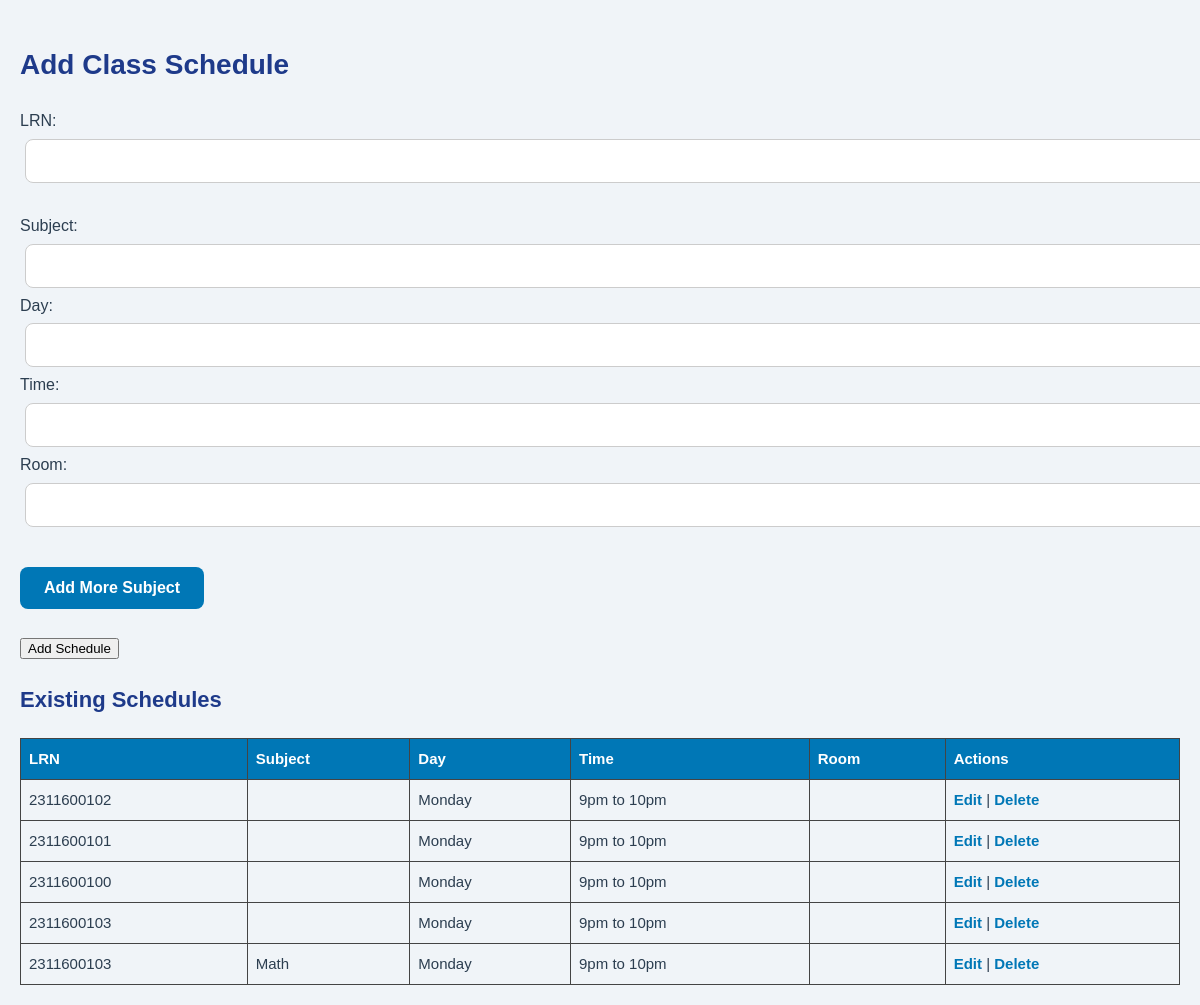
/schedule.php, run on an earlier commit of the app's database.
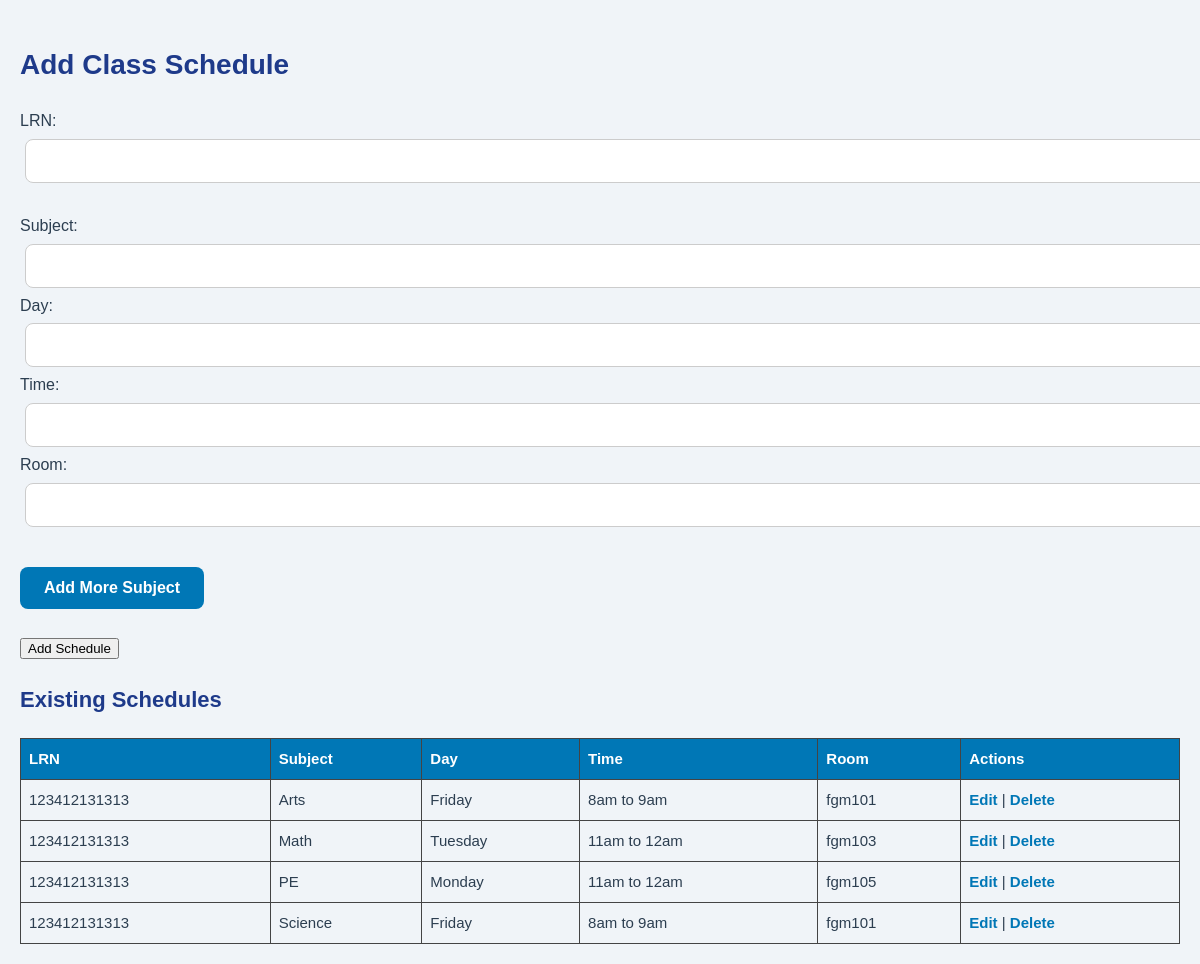
And on a later commit of the database.
### tables this page shows
CREATE TABLE `schedules` (
  `id` int(11) NOT NULL,
  `student_id` varchar(50) NOT NULL,
  `subject` varchar(100) NOT NULL,
  `day` varchar(20) NOT NULL,
  `time` varchar(20) NOT NULL,
  `room` varchar(50) DEFAULT NULL
);

### schedule.php (the view, shortened to what this page needs)
<?php
include 'db.php';
?>
<!DOCTYPE html>
<html>
<head>
    <link rel="stylesheet" type="text/css" href="css/admin.css">
</head>
<body>
<h2>Add Class Schedule</h2>
<form method="POST" action="schedule.php">
    LRN: <input type="text" name="student_id" required><br><br>
    <div id="scheduleFields">
        <div>
            Subject: <input type="text" name="subject[]" required>
            Day: <input type="text" name="day[]" required>
            Time: <input type="text" name="time[]" required>
            Room: <input type="text" name="room[]" required><br><br>
        </div>
    </div>
    <button type="button" onclick="addMore()">Add More Subject</button><br><br>
    <input type="submit" value="Add Schedule">
</form>
<h3>Existing Schedules</h3>
<table>
    <tr><th>LRN</th><th>Subject</th><th>Day</th><th>Time</th><th>Room</th><th>Actions</th></tr>
    <?php
    $result = $conn->query("SELECT * FROM schedules");
    while($row = $result->fetch_assoc()) {
        echo "<tr>
                <td>{$row['student_id']}</td>
                <td>{$row['subject']}</td>
                <td>{$row['day']}</td>
                <td>{$row['time']}</td>
                <td>{$row['room']}</td>
                <td>
                    <a href='?edit={$row['student_id']}'>Edit</a> |
                    <a href='?delete={$row['id']}' onclick=\"return confirm('Delete this schedule?')\">Delete</a>
                </td>
              </tr>";
    }
    ?>
</table>
</body>
</html>

### css/admin.css (style rules this page uses)
body { font-family: 'Poppins', sans-serif; background: #f0f4f8; color: #2c3e50; margin: 0; padding: 30px; line-height: 1.6; }
h2, h3 { color: #1e3a8a; margin-bottom: 20px; font-weight: 700; }
h2 { font-size: 28px; }
h3 { font-size: 22px; }
input[type="text"] { width: 100%; padding: 12px 14px; margin: 12px 0; border: 1px solid #ccc; border-radius: 8px; font-size: 16px; background: #fff; }
button { padding: 12px 24px; background-color: #0077b6; color: #fff; border: none; border-radius: 8px; cursor: pointer; font-size: 16px; font-weight: 600; transition: background 0.2s ease; }
table { width: 100%; margin-top: 30px; border-collapse: collapse; }
th, td { padding: 14px; text-align: left; border-bottom: 1px solid #ddd; font-size: 15px; }
th { background-color: #0077b6; color: #fff; }
a { color: #0077b6; text-decoration: none; font-weight: 600; }

### schedule.php (style rules this page uses)
body { font-family: Arial; padding: 20px; }
input[type="text"] { margin: 5px; }
table, th, td { border: 1px solid #444; border-collapse: collapse; padding: 8px; }
table { margin-top: 20px; width: 100%; }
button { margin-top: 10px; }

What changed in the data, as far as the page shows it:
removed schedules: student "2311600102", day "Monday", time "9pm to 10pm"
removed schedules: student "2311600101", day "Monday", time "9pm to 10pm"
removed schedules: student "2311600100", day "Monday", time "9pm to 10pm"
removed schedules: student "2311600103", day "Monday", time "9pm to 10pm"
removed schedules: student "2311600103", subject "Math", day "Monday", time "9pm to 10pm"
added schedules: student "123412131313", subject "Arts", day "Friday", time "8am to 9am", room "fgm101"
added schedules: student "123412131313", subject "Math", day "Tuesday", time "11am to 12am", room "fgm103"
added schedules: student "123412131313", subject "PE", day "Monday", time "11am to 12am", room "fgm105"
added schedules: student "123412131313", subject "Science", day "Friday", time "8am to 9am", room "fgm101"
